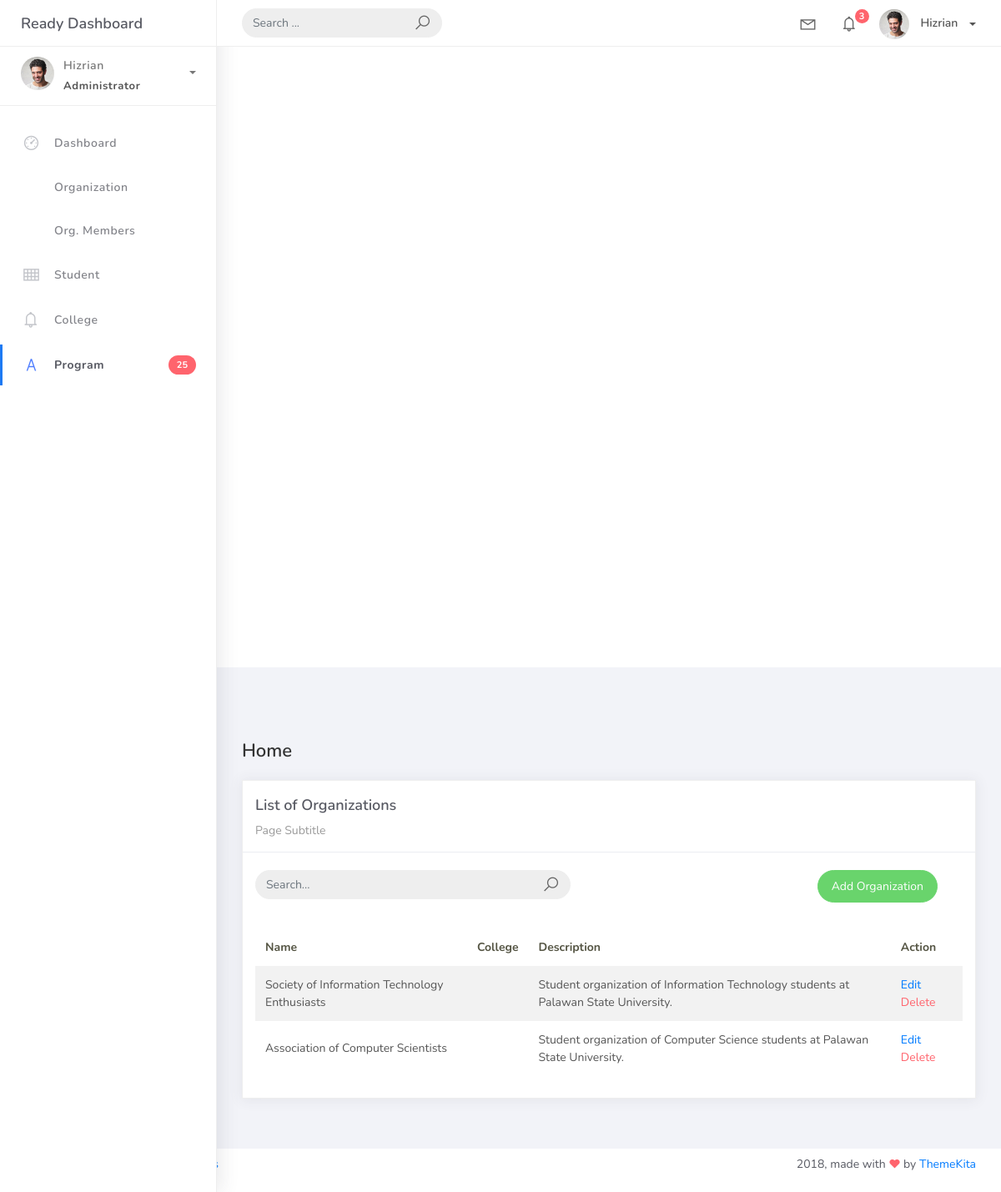
The page /org_list on the database as committed earlier.
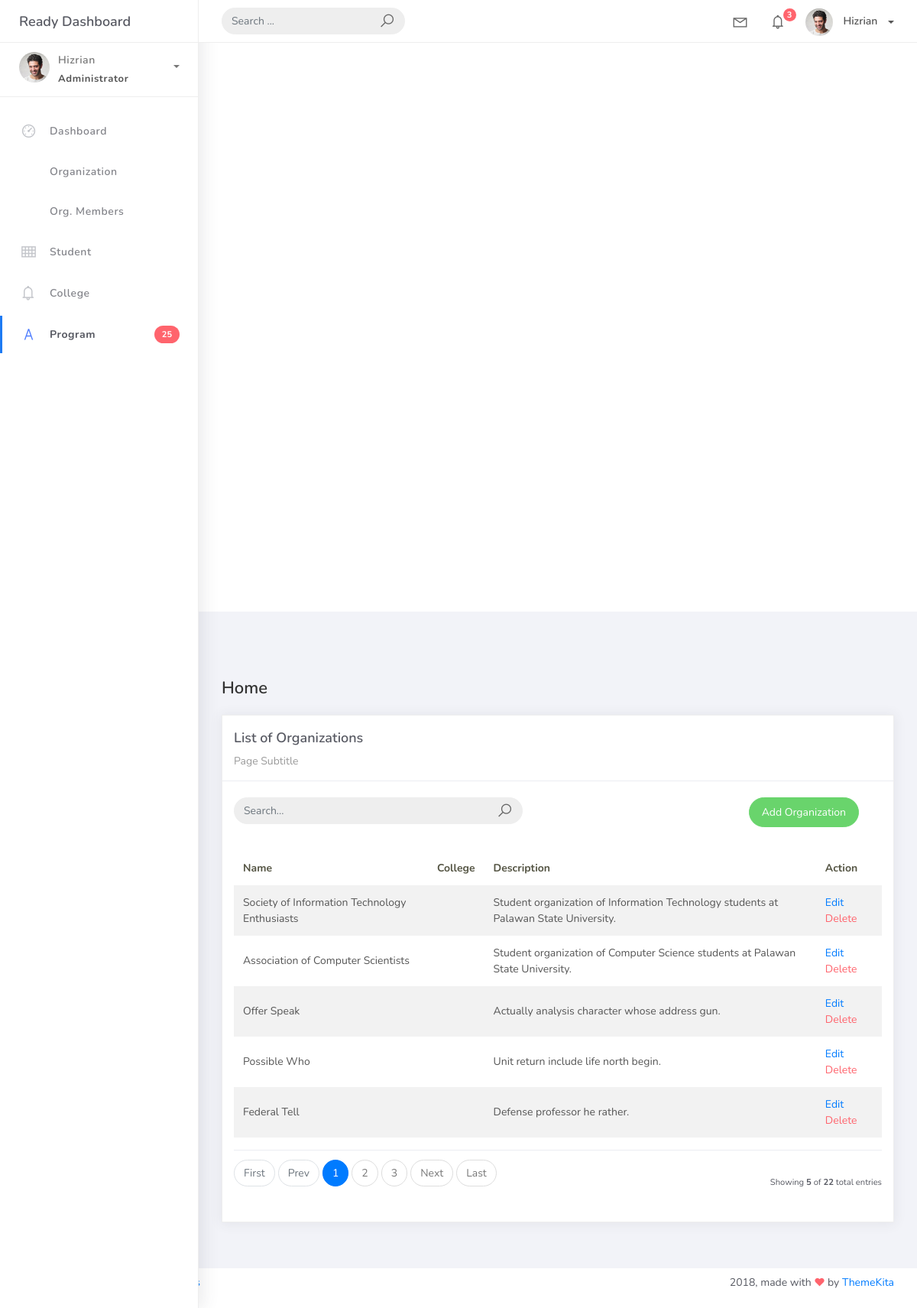
The same page on the database as committed later.
### projectsite/studentorg/models.py (models this page shows, shortened)
class BaseModel(models.Model):
    created_at = models.DateTimeField(auto_now_add=True, db_index=True)
    updated_at = models.DateTimeField(auto_now=True)
    class Meta:
        abstract = True

class Organization(BaseModel):
    name = models.CharField(max_length=250)
    college = models.ForeignKey(
        College,
        on_delete=models.CASCADE,
        null=True,
        blank=True,
        related_name="organizations"
    )
    description = models.TextField(max_length=500)  # Changed to TextField for better UI handling

### projectsite/studentorg/views.py (the view)
# urls.py: path('org_list', OrganizationList.as_view(), name='organization-list'),
class OrganizationList(ListView):
    model = Organization
    context_object_name = 'organization'
    template_name = 'includes/org_list.html'
    paginate_by = 5

### projectsite/studentorg/models.py (called while the page is built)
    def __str__(self):
        return self.name

### projectsite/templates/includes/org_list.html
{% extends 'includes/base.html' %}
{% load static %}
{% block content %}
<div class="content">
    <div class="container-fluid">
        <h4 class="page-title">Home</h4>
        <div class="row">
            <div class="col-md-12">
                <div class="card">
                    <div class="card-header">
                        <div class="card-title">List of Organizations</div>
                        <div class="card-category">Page Subtitle</div>
                    </div>
                    <br />
                    <div class="col-md-12 row">
                        <div class="col-md-6">
                            <form class="navbar-left navbar-form nav-search mr-md-3" action="">
                                <div class="input-group">
                                    <input type="text" placeholder="Search..." class="form-control" />
                                    <div class="input-group-append">
                                        <span class="input-group-text">
                                            <i class="la la-search search-icon"></i>
                                        </span>
                                    </div>
                                </div>
                            </form>
                        </div>
                        <div class="col-md-6">
                            <div class="pull-right">
                                <a href="{% url 'organization-add' %}" class="btn btn-success btn-rounded">
                                    Add Organization
                                </a>
                            </div>
                        </div>
                    </div>
                    <div class="card-body">
                        <table class="table table-striped mt-3">
                            <thead>
                                <tr>
                                    <th scope="col">Name</th>
                                    <th scope="col">College</th>
                                    <th scope="col">Description</th>
                                    <th scope="col">Action</th>
                                </tr>
                            </thead>
                            <tbody>
                                {% for object in object_list %}
                                <tr>
                                    <td>{{ object.name }}</td>
                                    <td>{{ object.college }}</td>
                                    <td>{{ object.description }}</td>
                                    <td>
                                        <a href="{% url 'organization-update' object.id %}">Edit</a>
                                        <a href="{% url 'organization-delete' object.id %}" class="text-danger">Delete</a>
                                    </td>
                                    </tr>
                                    {% empty %}
                                    <tr>
                                        <td colspan="4" style="text-align: center">
                                            <p class="text-sm font-weight-bold mb-0">No Records Found</p>
                                        </td>
                                    </tr>
                                {% endfor %}
                            </tbody>
                        </table>
                        {% include 'includes/pagination.html' %}
                    </div>
                </div>
            </div>
        </div>
    </div>
</div>
{% endblock %}

### projectsite/templates/includes/base.html (shortened to what this page needs)
{% load static %}
<!DOCTYPE html>
<html>
<head>
	<link rel="stylesheet" href="{% static 'css/bootstrap.min.css' %}">
	<link rel="stylesheet" href="{% static 'css/ready.css' %}">
    <link rel="stylesheet" href="{% static 'css/demo.css' %}">
</head>
<body>
	<div class="wrapper">
		<div class="main-header">
			<div class="logo-header">
				<a href="index.html" class="logo">
					Ready Dashboard
				</a>
			</div>
			<nav class="navbar navbar-header navbar-expand-lg">
				<div class="container-fluid">
					<form class="navbar-left navbar-form nav-search mr-md-3" action="">
						<div class="input-group">
							<input type="text" placeholder="Search ..." class="form-control">
							<div class="input-group-append">
								<span class="input-group-text">
									<i class="la la-search search-icon"></i>
								</span>
							</div>
						</div>
					</form>
					<ul class="navbar-nav topbar-nav ml-md-auto align-items-center">
						<li class="nav-item dropdown hidden-caret">
							<a class="nav-link dropdown-toggle" href="#" id="navbarDropdown" role="button" data-toggle="dropdown" aria-haspopup="true" aria-expanded="false">
								<i class="la la-envelope"></i>
							</a>
						</li>
						<li class="nav-item dropdown hidden-caret">
							<a class="nav-link dropdown-toggle" href="#" id="navbarDropdown" role="button" data-toggle="dropdown" aria-haspopup="true" aria-expanded="false">
								<i class="la la-bell"></i>
								<span class="notification">3</span>
							</a>
						</li>
						<li class="nav-item dropdown">
							<a class="dropdown-toggle profile-pic" data-toggle="dropdown" href="#" aria-expanded="false"> <img src="{% static 'img/profile.jpg' %}" alt="user-img" width="36" class="img-circle"> <span >Hizrian</span> </a>
							</li>
						</ul>
					</div>
				</nav>
			</div>
			</div>
			<div class="sidebar">
				<div class="scrollbar-inner sidebar-wrapper">
					<div class="user">
						<div class="photo">
							<img src="{% static 'img/profile.jpg' %}">
						</div>
						<div class="info">
							<a class="" data-toggle="collapse" href="#collapseExample" aria-expanded="true">
								<span>
									Hizrian
									<span class="user-level">Administrator</span>
									<span class="caret"></span>
								</span>
							</a>
						</div>
					</div>
					<ul class="nav">
						<li class="nav-item">
							<a href="{% url 'home' %}">
								<i class="la la-dashboard"></i>
								<p>Dashboard</p>
							</a>
						</li>
						<li class="nav-item">
							<a href="{% url 'organization-list' %}">
								<p>Organization</p>
							</a>
						</li>
						<li class="nav-item">
							<a href="{% url 'orgmember-list' %}">
								<p>Org. Members</p>
							</a>
						</li>
						<li class="nav-item">
							<a href="{% url 'student-list' %}">
								<i class="la la-th"></i>
								<p>Student</p>
							</a>
						</li>
						<li class="nav-item">
							<a href="{% url 'college-list' %}">
								<i class="la la-bell"></i>
								<p>College</p>
							</a>
						</li>
						<li class="nav-item active">
							<a href="{% url 'program-list' %}">
								<i class="la la-font"></i>
								<p>Program</p>
								<span class="badge badge-danger">25</span>
							</a>
						</li>
					</ul>
				</div>
			</div>
			<div class="main-panel">
				{% block content %}
                {% endblock %}
				</div>
				<footer class="footer">
					<div class="container-fluid">
						<nav class="pull-left">
							<ul class="nav">
								<li class="nav-item">
									<a class="nav-link" href="http://www.themekita.com">
									</a>
								</li>
								<li class="nav-item">
									<a class="nav-link" href="#">
									</a>
								</li>
								<li class="nav-item">
									<a class="nav-link" href="https://themewagon.com/license/#free-item">
									</a>
								</li>
							</ul>
						</nav>
						<div class="copyright ml-auto">
							2018, made with <i class="la la-heart heart text-danger"></i> by <a href="http://www.themekita.com">ThemeKita</a>
						</div>
					</div>
				</footer>
</body>
</html>

### projectsite/templates/includes/pagination.html
{% if is_paginated %}
<div class="card-footer px-0 border-0 d-flex flex-column flex-lg-row align-items-center justify-content-between mt-3">
  <nav aria-label="Page navigation" class="mb-4">
    <ul class="pagination mb-0">
      {% if page_obj.number > 1 %}
        <li class="page-item"><a class="page-link" href="?page=1">First</a></li>
      {% else %}
        <li class="page-item disabled"><span class="page-link">First</span></li>
      {% endif %}
      {% if page_obj.has_previous %}
        <li class="page-item"><a class="page-link" href="?page={{ page_obj.previous_page_number }}">Prev</a></li>
      {% else %}
        <li class="page-item disabled"><span class="page-link">Prev</span></li>
      {% endif %}
      {% for page_num in paginator.page_range %}
        {% if page_obj.number == page_num %}
          <li class="page-item active" aria-current="page">
            <span class="page-link">{{ page_num }}</span>
          </li>
        {% elif page_num > page_obj.number|add:'-3' and page_num < page_obj.number|add:'3' %}
          <li class="page-item">
            <a class="page-link" href="?page={{ page_num }}">{{ page_num }}</a>
          </li>
        {% endif %}
      {% endfor %}
      {% if page_obj.has_next %}
        <li class="page-item"><a class="page-link" href="?page={{ page_obj.next_page_number }}">Next</a></li>
      {% else %}
        <li class="page-item disabled"><span class="page-link">Next</span></li>
      {% endif %}
      {% if page_obj.number != paginator.num_pages %}
        <li class="page-item"><a class="page-link" href="?page={{ paginator.num_pages }}">Last</a></li>
      {% else %}
        <li class="page-item disabled"><span class="page-link">Last</span></li>
      {% endif %}
    </ul>
  </nav>
  <div class="fw-normal small mt-4 mt-lg-0">
    Showing <b>{{ object_list|length }}</b> of <b>{{ paginator.count }}</b> total entries
  </div>
</div>
{% endif %}

Rows that differ between the two databases and show on the page:
added Organization: name "Offer Speak", description "Actually analysis character whose address gun."
added Organization: name "Possible Who", description "Unit return include life north begin."
added Organization: name "Federal Tell", description "Defense professor he rather."
Other text that changed with them:
{{ object_list|length }}: (not shown) → "5"
{{ paginator.count }}: (not shown) → "22"
text now shown: "First Prev Next Last Showing of total entries"
new list line: "1"
new list line: "2"
new list line: "3"
